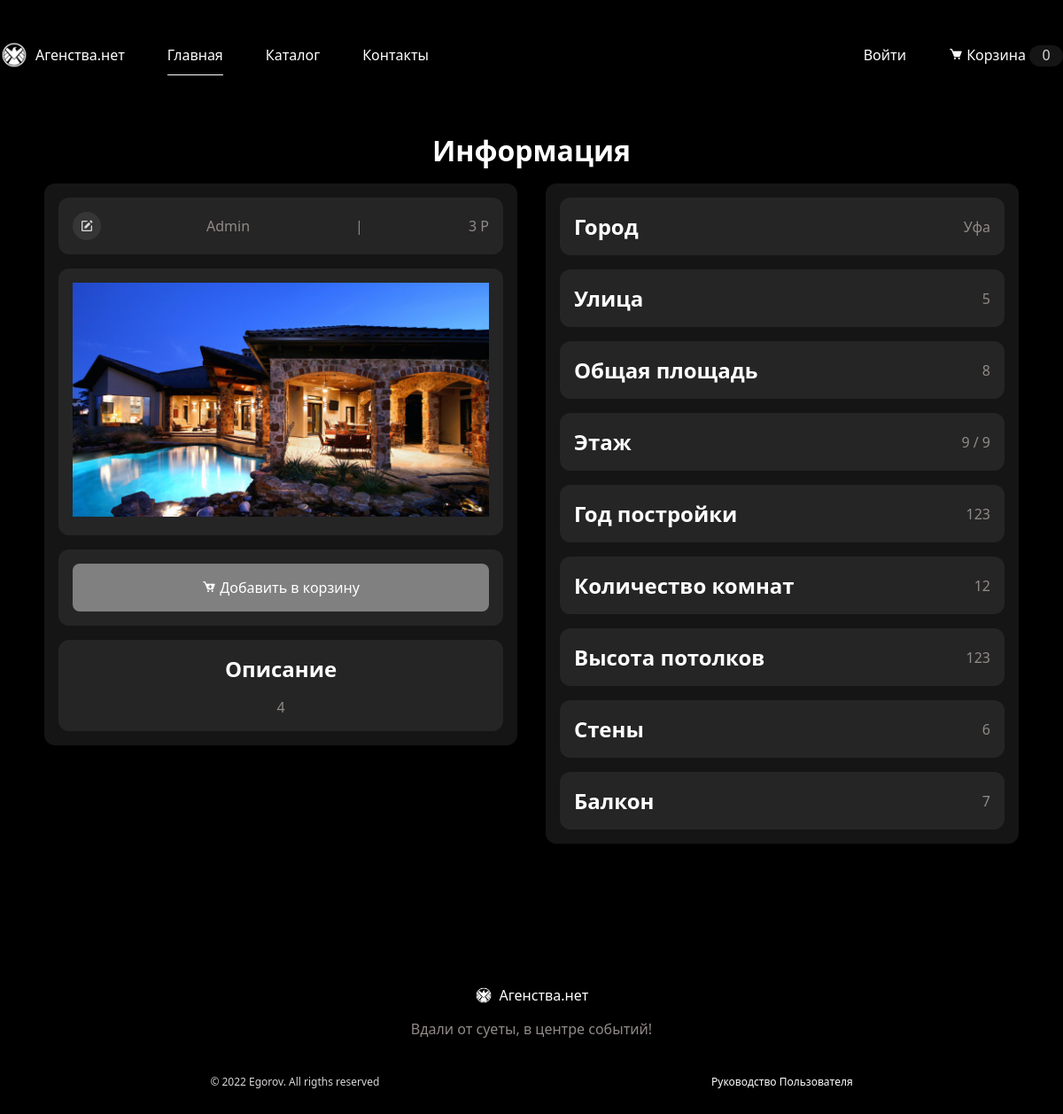
The page /house.php?id=5 on the database its author committed.
### tables this page shows
CREATE TABLE `items` (
  `id_item` int NOT NULL,
  `image` text NOT NULL,
  `name` varchar(255) NOT NULL,
  `city` varchar(256) NOT NULL,
  `price` int NOT NULL,
  `description` text NOT NULL,
  `street` varchar(256) NOT NULL,
  `material` varchar(256) NOT NULL,
  `balcony` varchar(256) NOT NULL,
  `area` varchar(255) NOT NULL,
  `floor` int NOT NULL,
  `max_floor` int NOT NULL,
  `year` int NOT NULL,
  `bedrooms` int NOT NULL,
  `height` varchar(255) NOT NULL,
  `id_User` int NOT NULL
);

### house.php (the view, shortened to what this page needs)
<?php
include("datebase.php");
?>
<!DOCTYPE html>
<html lang="en">
<head>
    <link rel="stylesheet" href="https://cdn.jsdelivr.net/npm/boxicons@latest/css/boxicons.min.css" />
    <link rel="stylesheet" href="assets/css/main.css" />
</head>
<body>
    <?php include('header.php'); ?>
    <main class="main">
        <section class="section category" id="category">
            <h2 class="section__title">
                Информация
            </h2>
            <div class="category__container container grid">
                <?php
$id = $_GET['id'];
$sql = "SELECT * FROM `items` WHERE `id_item` = '$id';
";
$res = mysqli_query($db, $sql);
if (empty($res)) {
    echo("<p>Каталог пуст.</p>");
} else {
    foreach ($res as $item) { ?>
                <div class="category__data">
                    <div class="input-item_house">
                        <div class="house-group">
                            <div class="input-group-house">
                                <div class="house-text">
                                    <div class="icon">
                                        <i class='bx bxs-edit'></i>
                                    </div>
                                    <p class="title"><?=$item['name'] ?>
                                    <p class="title">|</p>
                                    <p class="title"><?=number_format($item['price']); ?>
                                        Р
                                    </p>
                                </div>
                            </div>
                            <div class="input-group-house">
                                <img src="<?=$item['image'] ?>" alt="" class="house__img" />
                            </div>
                            <form action="" method="post">
                                <div class="input-group-house">
                                    <button type="submit" name="add" class="button ">
                                        <i class='bx bxs-cart-add'></i> Добавить в корзину
                                    </button>
                                </div>
                            </form>
                            <div class="input-group-house">
                                <div class="house-text desc-h">
                                    <h1>Описание</h1>
                                    <p class="title"><?=$item['description'] ?>
                                    </p>
                                </div>
                            </div>
                        </div>
                    </div>
                </div>
                <div class="category__data">
                    <div class="input-item_house">
                        <div class="house-group">
                            <div class="input-group-house">
                                <div class="house-text">
                                    <h1>Город</h1>
                                    <p class="title"><?=$item['city'] ?>
                                    </p>
                                </div>
                            </div>
                            <div class="input-group-house">
                                <div class="house-text">
                                    <h1>Улица</h1>
                                    <p class="title"><?=$item['street'] ?>
                                    </p>
                                </div>
                            </div>
                            <div class="input-group-house">
                                <div class="house-text">
                                    <h1>Общая площадь</h1>
                                    <p class="title"><?=$item['area'] ?>
                                    </p>
                                </div>
                            </div>
                            <div class="input-group-house">
                                <div class="house-text">
                                    <h1>Этаж</h1>
                                    <p class="title"><?=$item['floor'] ?> / <?=$item['max_floor'] ?>
                                    </p>
                                </div>
                            </div>
                            <div class="input-group-house">
                                <div class="house-text">
                                    <h1>Год постройки</h1>
                                    <p class="title"><?=$item['year'] ?>
                                    </p>
                                </div>
                            </div>
                            <div class="input-group-house">
                                <div class="house-text">
                                    <h1>Количество комнат</h1>
                                    <p class="title"><?=$item['bedrooms'] ?>
                                    </p>
                                </div>
                            </div>
                            <div class="input-group-house">
                                <div class="house-text">
                                    <h1>Высота потолков</h1>
                                    <p class="title"><?=$item['height'] ?>
                                    </p>
                                </div>
                            </div>
                            <div class="input-group-house">
                                <div class="house-text">
                                    <h1>Стены</h1>
                                    <p class="title"><?=$item['material'] ?>
                                    </p>
                                </div>
                            </div>
                            <div class="input-group-house">
                                <div class="house-text">
                                    <h1>Балкон</h1>
                                    <p class="title"><?=$item['balcony'] ?>
                                    </p>
                                </div>
                            </div>
                        </div>
                    </div>
                </div>
                <?php
    }
}
?>
            </div>
        </section>
    </main>
    <?php include('footer.php'); ?>
</body>
</html>

### assets/css/main.css (style rules this page uses)
:root { --body-color: #000000; --container-color: #00000080; --form-color: #33333390; --form-color-alt: #5e5e5e50; --block-color: #151515; --block-color-gradient: linear-gradient( 45deg, var(--form-color), var(--form-color-alt) ); --max-width: 101.25rem; --header-height: 6.25rem; --first-color: #808080; --first-color-alt: #80d19c; --title-color: #ffffff; --h1-color: #ffffff; --text-color: #dad8d7; --text-color-light: #918a88; --text-color-price: #80d19d; --body-font: "Segoe UI", Tahoma, Geneva, Verdana, sans-serif; --biggest-font-size: 2rem; --medium-font-size: 1.5rem; --normal-font-size: 1rem; --small-font-size: 0.75rem; --smaller-font-size: 0.5rem; --h1-font-size: 7.25rem; --font-medium: 400; --font-semi-bold: 600; --font-black: 900; --mb-0-25: 0.25rem; --mb-0-5: 0.5rem; --mb-0-75: 0.75rem; --mb-1: 1rem; --mb-1-5: 1.5rem; --mb-2: 2rem; --mb-2-5: 2.5rem; --mb-6-25: 6.25rem; --z-tooltip: 10; --z-fixed: 100; }
@media screen and (min-width: 992px) { :root { --biggest-font-size: 2rem; --medium-font-size: 1.5rem; --normal-font-size: 1rem; --small-font-size: 0.75rem; --smaller-font-size: 0.5rem; --h1-font-size: 4rem; } }
* { box-sizing: border-box; padding: 0; margin: 0; }
html { scroll-behavior: smooth; }
body { background: var(--body-color); font-family: var(--body-font); font-size: var(--normal-font-size); margin: var(--header-height) 0 0 0; color: var(--text-color); }
h1, h2, h3, h4, h5, h6 { color: var(--title-color); font-weight: var(--font-semi-bold); margin: 0; }
p { color: var(--text-color-light); transition: 0.4s; }
img { max-width: 100%; height: auto; }
button, input { border: none; outline: none; padding: var(--mb-0-25); border-radius: var(--mb-0-25); background: var(--form-color-alt); color: var(--text-color); padding: 1rem; width: 100%; color-scheme: dark; }
button { cursor: pointer; font-family: var(--body-font); font-size: var(--normal-font-size); }
.section { padding: 4.5rem 0 2rem; }
.section__title { font-size: 2rem; margin-bottom: var(--mb-1); text-align: center; }
.container { max-width: var(--max-width); margin-left: var(--mb-6-25); margin-right: var(--mb-6-25); }
.grid { display: grid; }
.main { overflow: hidden; }
.button { display: inline-block; color: var(--title-color); padding: 1rem 1.75rem; border-radius: 0.5rem; font-weight: var(--font-medium); transition: 0.3s; background: var(--first-color); }
.category__container { grid-template-columns: repeat(2, 1fr); gap: 1rem 2rem; }
.category__data { text-align: left; }
@media screen and (min-width: 767px) { body { margin: 0; } }
@media screen and (min-width: 767px) { .section { padding-top: 8rem; } }
@media screen and (min-width: 767px) { .section__title { font-size: 3rem; } }
@media screen and (min-width: 992px) { .container { margin-left: auto; margin-right: auto; } }
@media screen and (min-width: 992px) { .section__title, .home__details-title { font-size: 3rem; text-align: center; } }
@media screen and (min-width: 1200px) { .section__title { font-size: 2rem; } }
form { display: contents; }
.icon { background: var(--form-color-alt); padding: 0.5rem; display: flex; align-items: center; border-radius: 50%; width: max-content; }
.house-group { display: flex; flex-direction: column; gap: 1rem; }
.input-group-house { background: #252525; border-radius: var(--mb-0-75); padding: 1rem; }
.house-text { display: flex; align-items: center; justify-content: space-between; gap: 1rem; }
.input-item_house { position: relative; align-items: center; background: var(--block-color); padding: 1rem; border-radius: var(--mb-0-75); gap: 1rem; }
.desc-h { display: flex; flex-direction: column; }
body { padding: 20px 50px; }

### rows shown on the page
items: name "Admin", price "3", image (picture), description "4", city "Уфа", street "5", area "8", floor "9", max_floor "9", year "123", bedrooms "12", height "123", material "6", balcony "7"
